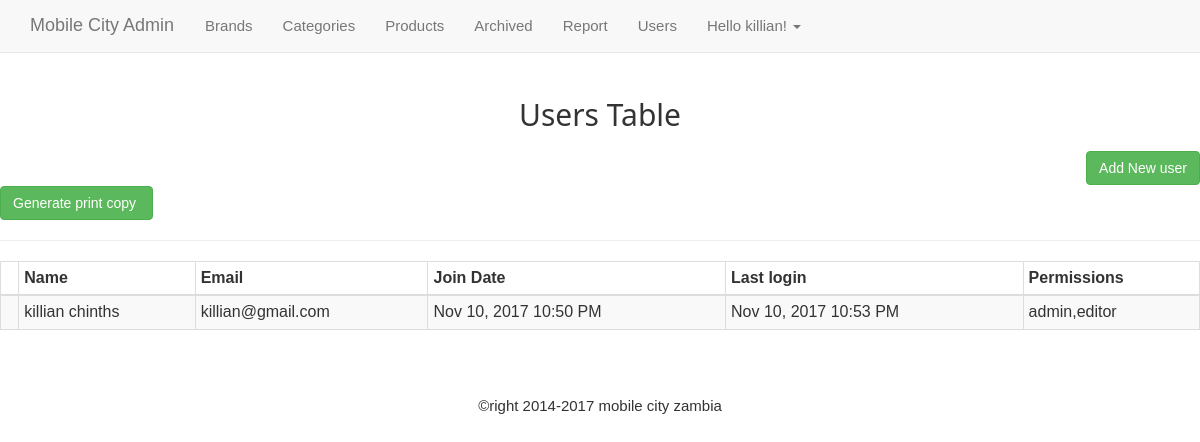
The page /admin/users.php (signed in) on the database its author committed.
### tables this page shows
CREATE TABLE IF NOT EXISTS `users` (
  `id` int(11) NOT NULL AUTO_INCREMENT,
  `full_name` varchar(255) NOT NULL,
  `email` varchar(255) NOT NULL,
  `password` varchar(255) NOT NULL,
  `join_date` datetime NOT NULL,
  `last_login` datetime NOT NULL,
  `permission` varchar(255) NOT NULL,
  PRIMARY KEY (`id`)
);

### helpers/helpers.php (called while the page is built, shortened)
<?php
function pretty_date($date){
	return date("M d, Y h:i A",strtotime($date));
}

### admin/users.php (the view, shortened to what this page needs)
<?php
  require_once '../core/init.php';
  include 'includes/head.php';
  include 'includes/navigation.php';
  if(isset($_GET['add'])){
    $name = ((isset($_POST['name']))?sanitize($_POST['name']):'');
    $email = ((isset($_POST['email']))?sanitize($_POST['email']):'');
    $password = ((isset($_POST['password']))?sanitize($_POST['password']):'');
    $confirm = ((isset($_POST['confirm']))?sanitize($_POST['confirm']):'');
    $permission = ((isset($_POST['permission']))?sanitize($_POST['permission']):'');
    $errors = array();
    if($_POST){
      $emailQuery = $db->query("SELECT * FROM users WHERE email = '$email'");
      $emailCount = mysqli_num_rows($emailQuery);
      if($emailCount != 0){
        $errors[] ='There is a user who already exist with that email. ';
      }
      $required = array('name','email','password','confirm','permission');
      foreach($required as $f){
        if(empty($_POST[$f])){
          $errors[] = 'you must fill all the field.';
          break;
        }
      }
      if(strlen($password) < 6){
        $errors[] = 'your password must be atleast 6 characters or more.';
      }
      if($password != $confirm){
        $errors[] = 'You password does not match.';
      }
      if(!filter_var($email,FILTER_VALIDATE_EMAIL)){
        $errors[] ='You must enter a valid Email.';
      }
      if(!empty($errors)){
        echo display_errors($errors);
      }else{
        $hashed = password_hash($password,PASSWORD_DEFAULT);
        $db->query("INSERT INTO users (full_name,email,password,permission) values('$name','$email','$hashed','$permission')");
        $_SESSISON['success_flash'] = 'user has been added.';
        header('Location: users.php');
      }
    }
    ?>
    <br>
    <h2 class="text-center">Add a New User</h2><hr>
    <form action="users.php?add=1" method="post">
      <div class="form-group col-md-6">
        <label for="name">Full name:</label>
        <input type="text" name="name" id="name" class="form-control" value="<?=$name;?>">
      </div>
      <div class="form-group col-md-6">
        <label for="email">Email:</label>
        <input type="email" name="email" id="email" class="form-control" value="<?=$email;?>">
      </div>
      <div class="form-group col-md-6">
        <label for="password">Password:</label>
        <input type="text" name="password" id="password" class="form-control" value="<?=$password;?>">
      </div>
      <div class="form-group col-md-6">
        <label for="confirm">Confirm password.</label>
        <input type="password" name="confirm" id="confirm" class="form-control" value="<?=$confirm;?>">
      </div>
      <div class="form-group col-md-6">
        <label for="permission">Permissions.</label>
        <select class="form-control" name="permission">
          <option value="" <?=(($permission == '')?' selected':'');?>></option>
           <option value="editor"<?=(($permission == 'editor')?' selected':'');?>>Editor</option>
            <option value="admin,editor" <?=(($permission == 'admin,editor')?' selected':'');?>>Admin</option>
        </select>
      </div>
      <div class="form-group col-md-6 text-right" style="margin-top:25px;">
        <a href="users.php" class="btn btn-default">cancel</a>
        <input type="submit" value="Add User" class="btn btn-primary">
      </div>
    </form>
 <?php
  }else{
  $userQuery = $db->query("SELECT * FROM users ORDER BY full_name ");
?>
<h2 class="text-center">Users Table</h2><br><br>
<a href="users.php?add=1" class="btn btn-success pull-right" id="add-product-btn">Add New user</a>
<a href="transactions/users.php" class="btn btn-success inline">Generate print copy <span class="glyphicon glyphicon-fax"></span> </a>
<hr>
<table class="table table-bordered table-striped table-condensed">
<thead><th></th> <th>Name</th> <th>Email</th><th>Join Date</th><th>Last login</th><th>Permissions</th></thead>
<tbody>
  <?php while($user = mysqli_fetch_assoc($userQuery)): ?>
  <tr>
    <td>
    </td>
    <td><?=$user['full_name'];?></td>
    <td><?=$user['email'];?></td>
    <td><?=pretty_date($user['join_date']); ?></td>
    <td><?=(($user['last_login'] == '0000-00-00 00:00:00')?'Never':pretty_date($user['last_login'])); ?></td>
    <td><?=$user['permission'];?></td>
  </tr>
   <?php endwhile; ?>
</tbody>
</table>
<?php } include 'includes/footer.php';?>

### css/modern-business.css (style rules this page uses)
html, body { height: 100%; }
body { padding-top: 50px; }

### css/min.css (style rules this page uses)
body { padding-top: 10px; }
#add-product-btn { margin-top: -35px ; }

### css/w3.css (style rules this page uses)
* { -webkit-box-sizing:border-box;-moz-box-sizing:border-box;box-sizing:border-box }
html { -ms-text-size-adjust:100%;-webkit-text-size-adjust:100% }
body { margin:0 }
a { -webkit-tap-highlight-color:transparent;background-color:transparent }
hr { -moz-box-sizing:content-box;box-sizing:content-box }
html,body { font-family:Verdana,sans-serif;font-size:15px;line-height:1.5 }
h1,h2,h3,h4,h5,h6,.w3-slim,.w3-wide { font-family:"Segoe UI",Arial,sans-serif }
h2 { font-size:30px }
h1,h2,h3,h4,h5,h6 { font-weight:400;margin:10px 0 }
hr { height:0;border:0;border-top:1px solid #eee;margin:20px 0 }
a { color:inherit }
table { border-collapse:collapse;border-spacing:0;width:100%;display:table }
table,th,td { border:none }

### rows shown on the page
users: full_name "killian chinths", email "killian@gmail.com", join_date "Nov 10, 2017 10:50 PM", last_login "Nov 10, 2017 10:53 PM", permission "admin,editor"

### other values the page prints
$user_data['first'] "killian"
